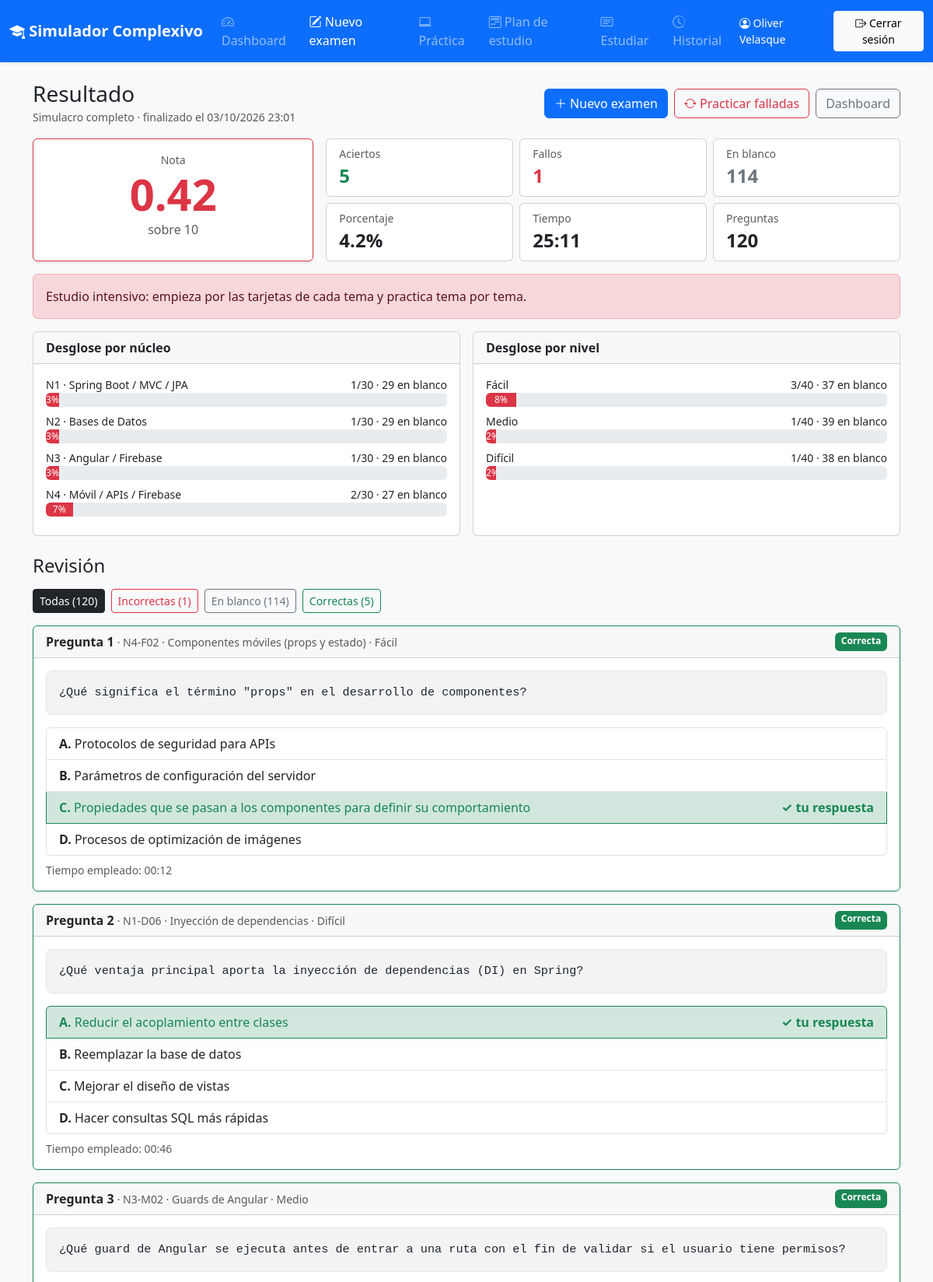
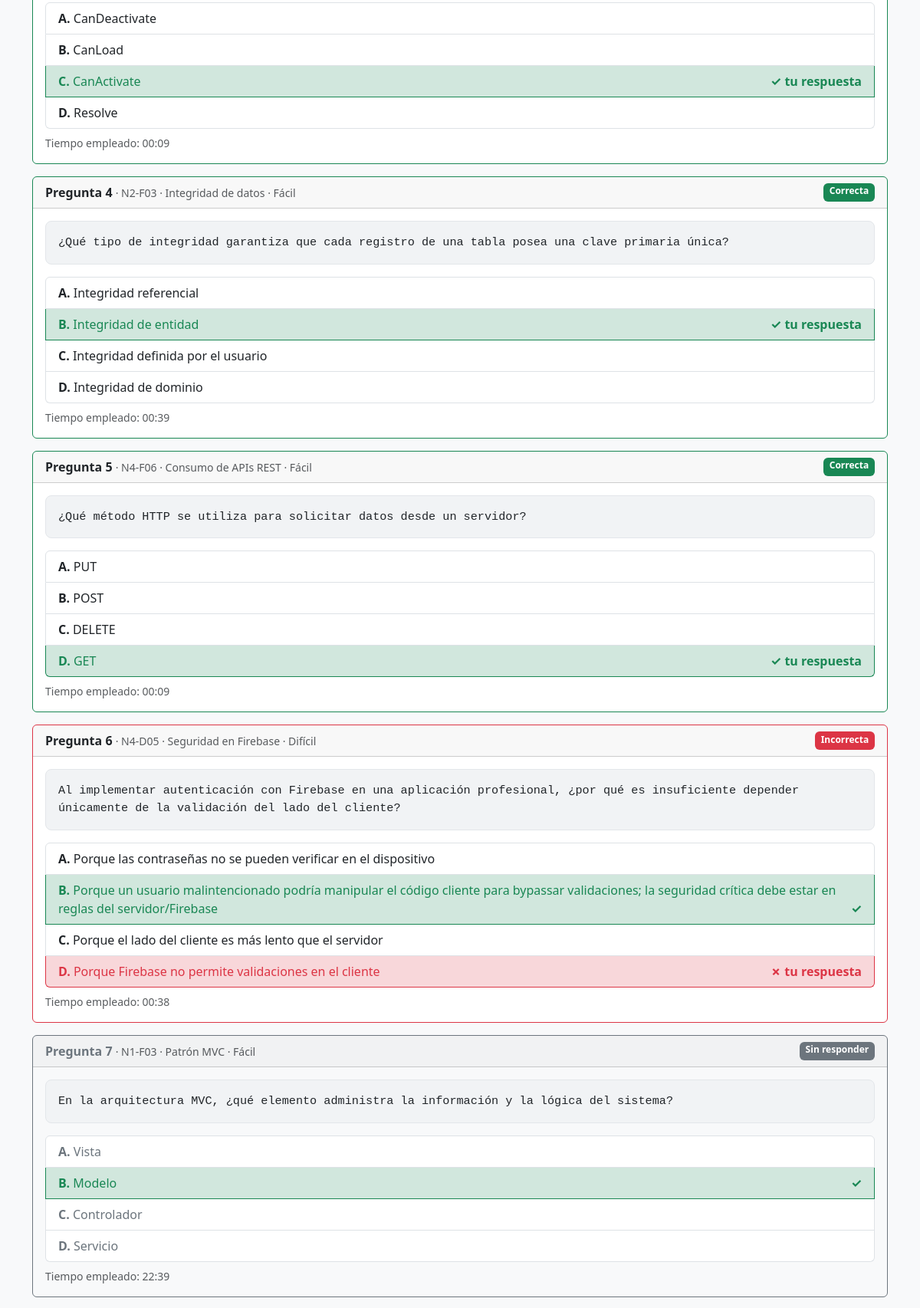
The page /examen/1/resultado (signed in, upper part) on the database its author committed (2 pictures, top to bottom).
### models.py (models this page shows, shortened)
class Usuario(UserMixin, db.Model):
    __tablename__ = "usuarios"
    id = db.Column(db.Integer, primary_key=True)
    nombre_completo = db.Column(db.String(120), nullable=False)
    email = db.Column(db.String(120), unique=True, index=True, nullable=False)
    password_hash = db.Column(db.String(255), nullable=False)
    fecha_registro = db.Column(db.DateTime, default=ahora, nullable=False)
    intentos = db.relationship("Intento", back_populates="usuario", cascade="all, delete-orphan")
    intentos_practicos = db.relationship(
        "IntentoPractico", back_populates="usuario", cascade="all, delete-orphan"
    )
    repasos_defensa = db.relationship(
        "RepasoDefensa", back_populates="usuario", cascade="all, delete-orphan"
    )
    repasos_tarjeta = db.relationship(
        "RepasoTarjeta", back_populates="usuario", cascade="all, delete-orphan"
    )
    planes = db.relationship("PlanEstudio", back_populates="usuario", cascade="all, delete-orphan")
    veredictos = db.relationship(
        "VeredictoDiario", back_populates="usuario", cascade="all, delete-orphan"
    )

class Intento(db.Model):
    __tablename__ = "intentos"
    id = db.Column(db.Integer, primary_key=True)
    usuario_id = db.Column(
        db.Integer, db.ForeignKey("usuarios.id", ondelete="CASCADE"), nullable=False, index=True
    )
    fecha_inicio = db.Column(db.DateTime, default=ahora, nullable=False)
    fecha_fin = db.Column(db.DateTime)
    modo = db.Column(db.String(10), nullable=False)
    filtro = db.Column(db.String(100))
    total_preguntas = db.Column(db.Integer, nullable=False)
    aciertos = db.Column(db.Integer, default=0, nullable=False)
    nota = db.Column(db.Float)
    duracion_segundos = db.Column(db.Integer)
    completado = db.Column(db.Boolean, default=False, nullable=False, index=True)
    tiempo_limite_segundos = db.Column(db.Integer, nullable=False)
    orden_preguntas = db.Column(db.JSON, nullable=False)       # [pregunta_id, ...] en el orden mostrado
    mapeo_opciones = db.Column(db.JSON, nullable=False)        # {"<pregunta_id>": [2,0,3,1]} pos. mostrada -> índice original
    sesion_id = db.Column(
        db.Integer, db.ForeignKey("sesiones_estudio.id", ondelete="SET NULL"), nullable=True
    )
    usuario = db.relationship("Usuario", back_populates="intentos")
    respuestas = db.relationship("Respuesta", back_populates="intento", cascade="all, delete-orphan")
    sesion = db.relationship("SesionEstudio", foreign_keys=[sesion_id])

class Pregunta(db.Model):
    __tablename__ = "preguntas"
    id = db.Column(db.Integer, primary_key=True)
    codigo = db.Column(db.String(20), unique=True, nullable=False)
    nucleo = db.Column(db.Integer, nullable=False, index=True)
    nivel = db.Column(db.String(10), nullable=False, index=True)
    tema = db.Column(db.String(80), nullable=False)
    tema_slug = db.Column(db.String(100), nullable=False, index=True)
    enunciado = db.Column(db.Text, nullable=False)
    opciones = db.Column(db.JSON, nullable=False)
    correcta = db.Column(db.Integer, nullable=False)

class Respuesta(db.Model):
    __tablename__ = "respuestas"
    __table_args__ = (db.UniqueConstraint("intento_id", "pregunta_id", name="uq_respuesta_intento_pregunta"),)
    id = db.Column(db.Integer, primary_key=True)
    intento_id = db.Column(
        db.Integer, db.ForeignKey("intentos.id", ondelete="CASCADE"), nullable=False, index=True
    )
    pregunta_id = db.Column(db.Integer, db.ForeignKey("preguntas.id"), nullable=False, index=True)
    opcion_elegida = db.Column(db.Integer, nullable=True)   # índice ORIGINAL; NULL = en blanco
    es_correcta = db.Column(db.Boolean, default=False, nullable=False)
    segundos_empleados = db.Column(db.Integer, default=0, nullable=False)
    intento = db.relationship("Intento", back_populates="respuestas")
    pregunta = db.relationship("Pregunta")

### blueprints/examen.py (the view)
@bp.route("/<int:intento_id>/resultado")
@login_required
def resultado(intento_id):
    intento = obtener_propio(Intento, intento_id, opciones=(selectinload(Intento.respuestas),))
    if not intento.completado:
        return redirect(url_for("examen.rendir", intento_id=intento.id))
    revision = estadisticas.construir_revision(intento)
    por_nucleo, por_nivel = estadisticas.desglose_intento(revision)
    blancos = sum(1 for i in revision if i["resultado"] == "blanco")
    fallos = sum(1 for i in revision if i["resultado"] == "incorrecta")
    color, mensaje = estadisticas.mensaje_motivacional(intento.nota)
    return render_template(
        "examen/resultado.html",
        intento=intento,
        descripcion=describir_intento(intento),
        revision=revision,
        por_nucleo=por_nucleo,
        por_nivel=por_nivel,
        blancos=blancos,
        fallos=fallos,
        pct=round(intento.aciertos / intento.total_preguntas * 100, 1) if intento.total_preguntas else 0,
        color=color,
        mensaje=mensaje,
        nombres_nucleo=config.NOMBRES_NUCLEO,
        nombres_nivel=config.NOMBRES_NIVEL,
    )

### templates/examen/resultado.html (shortened to what this page needs)
{% extends "base.html" %}
{% from "_macros.html" import barra %}
{% block contenido %}
<div class="d-flex flex-wrap justify-content-between align-items-center gap-2 mb-3">
  <div>
    <h1 class="h3 mb-0">Resultado</h1>
    <small class="text-muted">{{ descripcion }} · finalizado el {{ intento.fecha_fin|fecha_hora }}</small>
  </div>
  <div class="d-flex flex-wrap gap-2">
    <a class="btn btn-primary" href="{{ url_for('examen.configurar') }}"><i class="bi bi-plus-lg"></i> Nuevo examen</a>
    <a class="btn btn-outline-danger" href="{{ url_for('examen.configurar', modo='fallidas') }}"><i class="bi bi-arrow-repeat"></i> Practicar falladas</a>
    <a class="btn btn-outline-secondary" href="{{ url_for('dashboard.index') }}">Dashboard</a>
  </div>
</div>
<div class="row g-3 mb-3">
  <div class="col-12 col-md-4">
    <div class="card text-center h-100 border-{{ color }} shadow-sm">
      <div class="card-body">
        <div class="text-muted small">Nota</div>
        <div class="display-4 fw-bold text-{{ color }}">{{ "%.2f"|format(intento.nota) }}</div>
        <div class="text-muted">sobre 10</div>
      </div>
    </div>
  </div>
  <div class="col-12 col-md-8">
    <div class="row g-2 h-100">
      <div class="col-6 col-sm-4"><div class="card h-100"><div class="card-body py-2"><div class="small text-muted">Aciertos</div><div class="fs-4 text-success fw-semibold">{{ intento.aciertos }}</div></div></div></div>
      <div class="col-6 col-sm-4"><div class="card h-100"><div class="card-body py-2"><div class="small text-muted">Fallos</div><div class="fs-4 text-danger fw-semibold">{{ fallos }}</div></div></div></div>
      <div class="col-6 col-sm-4"><div class="card h-100"><div class="card-body py-2"><div class="small text-muted">En blanco</div><div class="fs-4 text-secondary fw-semibold">{{ blancos }}</div></div></div></div>
      <div class="col-6 col-sm-4"><div class="card h-100"><div class="card-body py-2"><div class="small text-muted">Porcentaje</div><div class="fs-4 fw-semibold">{{ pct }}%</div></div></div></div>
      <div class="col-6 col-sm-4"><div class="card h-100"><div class="card-body py-2"><div class="small text-muted">Tiempo</div><div class="fs-4 fw-semibold">{{ intento.duracion_segundos|mmss }}</div></div></div></div>
      <div class="col-6 col-sm-4"><div class="card h-100"><div class="card-body py-2"><div class="small text-muted">Preguntas</div><div class="fs-4 fw-semibold">{{ intento.total_preguntas }}</div></div></div></div>
    </div>
  </div>
</div>
<div class="alert alert-{{ color }}">{{ mensaje }}</div>
<div class="row g-3 mb-4">
  <div class="col-12 col-lg-6">
    <div class="card h-100">
      <div class="card-header fw-semibold">Desglose por núcleo</div>
      <div class="card-body">
        {% for n, d in por_nucleo.items() %}
          <div class="d-flex justify-content-between small"><span>N{{ n }} · {{ nombres_nucleo[n] }}</span><span>{{ d.aciertos }}/{{ d.total }}{% if d.blancos %} · {{ d.blancos }} en blanco{% endif %}</span></div>
          <div class="mb-2">{{ barra(d.pct, "success" if d.pct >= 70 else ("warning" if d.pct >= 50 else "danger")) }}</div>
        {% endfor %}
      </div>
    </div>
  </div>
  <div class="col-12 col-lg-6">
    <div class="card h-100">
      <div class="card-header fw-semibold">Desglose por nivel</div>
      <div class="card-body">
        {% for nivel, d in por_nivel.items() %}
          <div class="d-flex justify-content-between small"><span>{{ nombres_nivel[nivel] }}</span><span>{{ d.aciertos }}/{{ d.total }}{% if d.blancos %} · {{ d.blancos }} en blanco{% endif %}</span></div>
          <div class="mb-2">{{ barra(d.pct, "success" if d.pct >= 70 else ("warning" if d.pct >= 50 else "danger")) }}</div>
        {% endfor %}
      </div>
    </div>
  </div>
</div>
<h2 class="h4 mb-3">Revisión</h2>
{% include "examen/_revision.html" %}
{% endblock %}

### templates/base.html (shortened to what this page needs)
<!doctype html>
<html lang="es" data-bs-theme="light">
<head>
  <link rel="stylesheet" href="https://cdn.jsdelivr.net/npm/bootstrap@5.3.3/dist/css/bootstrap.min.css">
  <link rel="stylesheet" href="https://cdn.jsdelivr.net/npm/bootstrap-icons@1.11.3/font/bootstrap-icons.min.css">
  <link rel="stylesheet" href="{{ url_for('static', filename='css/estilos.css') }}">
</head>
<body class="d-flex flex-column min-vh-100 bg-body-tertiary">
<nav class="navbar navbar-expand-lg navbar-dark bg-primary shadow-sm sticky-top">
  <div class="container-fluid">
    <a class="navbar-brand fw-semibold" href="{{ url_for('inicio') }}"><i class="bi bi-mortarboard-fill"></i> Simulador Complexivo</a>
    {% if current_user.is_authenticated %}
    <div class="collapse navbar-collapse" id="menu-principal">
      {% set ruta = request.endpoint or "" %}
      <ul class="navbar-nav me-auto">
        <li class="nav-item"><a class="nav-link {% if ruta.startswith('dashboard.index') %}active{% endif %}" href="{{ url_for('dashboard.index') }}"><i class="bi bi-speedometer2"></i> Dashboard</a></li>
        <li class="nav-item"><a class="nav-link {% if ruta.startswith('examen.') %}active{% endif %}" href="{{ url_for('examen.configurar') }}"><i class="bi bi-pencil-square"></i> Nuevo examen</a></li>
        <li class="nav-item"><a class="nav-link {% if ruta.startswith('practica.') %}active{% endif %}" href="{{ url_for('practica.index') }}"><i class="bi bi-laptop"></i> Práctica</a></li>
        <li class="nav-item"><a class="nav-link {% if ruta.startswith('plan.') %}active{% endif %}" href="{{ url_for('plan.index') }}"><i class="bi bi-calendar2-week"></i> Plan de estudio</a></li>
        <li class="nav-item"><a class="nav-link {% if ruta.startswith('estudio.') %}active{% endif %}" href="{{ url_for('estudio.index') }}"><i class="bi bi-card-text"></i> Estudiar</a></li>
        <li class="nav-item"><a class="nav-link {% if ruta == 'dashboard.historial' %}active{% endif %}" href="{{ url_for('dashboard.historial') }}"><i class="bi bi-clock-history"></i> Historial</a></li>
      </ul>
      <div class="d-flex align-items-center gap-2">
        <span class="navbar-text text-white small"><i class="bi bi-person-circle"></i> {{ current_user.nombre_completo }}</span>
        <form method="post" action="{{ url_for('auth.logout') }}" class="m-0">
          <button type="submit" class="btn btn-sm btn-light" id="btn-cerrar-sesion"><i class="bi bi-box-arrow-right"></i> Cerrar sesión</button>
        </form>
      </div>
    </div>
    {% else %}
    <div class="d-flex gap-2">
      <a class="btn btn-sm btn-outline-light" href="{{ url_for('auth.login') }}">Iniciar sesión</a>
      <a class="btn btn-sm btn-light" href="{{ url_for('auth.registro') }}">Registrarse</a>
    </div>
    {% endif %}
  </div>
</nav>
<main class="container-lg py-4 flex-grow-1">
  {% block contenido %}{% endblock %}
</main>
</body>
</html>

### templates/_macros.html (shortened to what this page needs)
{% macro barra(pct, color="primary", alto=18, etiqueta=true) %}
  <div class="progress" role="progressbar" style="height: {{ alto }}px"
       aria-valuenow="{{ pct or 0 }}" aria-valuemin="0" aria-valuemax="100">
    <div class="progress-bar bg-{{ color }}" style="width: {{ pct or 0 }}%">
      {% if etiqueta and pct is not none %}{{ "%.0f"|format(pct) }}%{% endif %}
    </div>
  </div>
{% endmacro %}

### templates/examen/_revision.html (shortened to what this page needs)
<div class="d-flex flex-wrap gap-2 mb-3" role="group" aria-label="Filtrar revisión">
  <button type="button" class="btn btn-sm btn-outline-dark active" data-filtro="todas">Todas ({{ revision|length }})</button>
  <button type="button" class="btn btn-sm btn-outline-danger" data-filtro="incorrecta">Incorrectas ({{ revision|selectattr('resultado', 'equalto', 'incorrecta')|list|length }})</button>
  <button type="button" class="btn btn-sm btn-outline-secondary" data-filtro="blanco">En blanco ({{ revision|selectattr('resultado', 'equalto', 'blanco')|list|length }})</button>
  <button type="button" class="btn btn-sm btn-outline-success" data-filtro="correcta">Correctas ({{ revision|selectattr('resultado', 'equalto', 'correcta')|list|length }})</button>
</div>
<div id="lista-revision">
{% for item in revision %}
  {% set p = item.pregunta %}
  {% if item.resultado == "correcta" %}
    {% set borde = "border-success" %}{% set insignia = "text-bg-success" %}{% set texto = "Correcta" %}
  {% elif item.resultado == "incorrecta" %}
    {% set borde = "border-danger" %}{% set insignia = "text-bg-danger" %}{% set texto = "Incorrecta" %}
  {% else %}
    {% set borde = "border-secondary" %}{% set insignia = "text-bg-secondary" %}{% set texto = "Sin responder" %}
  {% endif %}
  <div class="card mb-3 item-revision {{ borde }} {% if item.resultado == 'blanco' %}bg-body-tertiary{% endif %}" data-resultado="{{ item.resultado }}">
    <div class="card-header d-flex flex-wrap justify-content-between gap-1 {% if item.resultado == 'blanco' %}text-secondary{% endif %}">
      <span class="fw-semibold">Pregunta {{ item.numero }} <small class="text-muted fw-normal">· {{ p.codigo }} · {{ p.tema }} · {{ p.nivel|nivel_legible }}</small></span>
      <span class="badge {{ insignia }}">{{ texto }}</span>
    </div>
    <div class="card-body">
      <div class="enunciado-pregunta mb-3">{{ p.enunciado }}</div>
      <ul class="list-group">
        {% for op in item.opciones %}
          {% if op.estado == "correcta" %}
          <li class="list-group-item text-success border-success bg-success-subtle opcion-revision">
            <strong>{{ op.letra }}.</strong> <span class="texto-opcion">{{ op.texto }}</span>
            <span class="float-end fw-bold" aria-label="Respuesta correcta">✓{% if op.es_elegida %} tu respuesta{% endif %}</span>
          </li>
          {% elif op.estado == "erronea" %}
          <li class="list-group-item text-danger border-danger bg-danger-subtle opcion-revision">
            <strong>{{ op.letra }}.</strong> <span class="texto-opcion">{{ op.texto }}</span>
            <span class="float-end fw-bold" aria-label="Tu respuesta, incorrecta">✗ tu respuesta</span>
          </li>
          {% else %}
          <li class="list-group-item opcion-revision {% if item.resultado == 'blanco' %}text-secondary{% endif %}">
            <strong>{{ op.letra }}.</strong> <span class="texto-opcion">{{ op.texto }}</span>
          </li>
          {% endif %}
        {% endfor %}
      </ul>
      {% if item.segundos %}<p class="small text-muted mt-2 mb-0">Tiempo empleado: {{ item.segundos|mmss }}</p>{% endif %}
    </div>
  </div>
{% endfor %}
</div>

### rows shown on the page
Usuario: nombre_completo "Oliver Velasque"
Intento: fecha_fin|fecha_hora "03/10/2026 23:01", nota "0.42", aciertos "5", duracion_segundos|mmss "25:11", total_preguntas "120"
Pregunta: nivel "Fácil", aciertos "3", total "40", blancos "37", {{ alto }} 18 (drawn), {{ pct or 0 }} 7.5 (drawn), pct "8", codigo "N4-F02", tema "Componentes móviles (props y estado)", nivel|nivel_legible "Fácil", enunciado "¿Qué significa el término \"props\" en el desarrollo de componentes?"
Pregunta: nivel "Medio", aciertos "1", total "40", blancos "39", {{ alto }} 18 (drawn), {{ pct or 0 }} 2.5 (drawn), pct "2", codigo "N3-M02", tema "Guards de Angular", nivel|nivel_legible "Medio", enunciado "¿Qué guard de Angular se ejecuta antes de entrar a una ruta con el fin de validar si el usuario tiene permisos?"
Pregunta: nivel "Difícil", aciertos "1", total "40", blancos "38", {{ alto }} 18 (drawn), {{ pct or 0 }} 2.5 (drawn), pct "2", codigo "N1-D06", tema "Inyección de dependencias", nivel|nivel_legible "Difícil", enunciado "¿Qué ventaja principal aporta la inyección de dependencias (DI) en Spring?"
Pregunta: codigo "N2-F03", tema "Integridad de datos", nivel|nivel_legible "Fácil", enunciado "¿Qué tipo de integridad garantiza que cada registro de una tabla posea una clave primaria única?"
Pregunta: codigo "N4-F06", tema "Consumo de APIs REST", nivel|nivel_legible "Fácil", enunciado "¿Qué método HTTP se utiliza para solicitar datos desde un servidor?"
Pregunta: codigo "N4-D05", tema "Seguridad en Firebase", nivel|nivel_legible "Difícil", enunciado "Al implementar autenticación con Firebase en una aplicación profesional, ¿por qué es insuficiente depender únicamente de la validación del lado del cliente?"
Respuesta: numero "7", texto "Sin responder", letra "A" "C" "D", texto "Vista" "Controlador" "Servicio", letra "B", texto "Modelo", segundos|mmss "22:39"
Pregunta: codigo "N1-F03", tema "Patrón MVC", nivel|nivel_legible "Fácil", enunciado "En la arquitectura MVC, ¿qué elemento administra la información y la lógica del sistema?"

### other values the page prints
{{ descripcion }} "Simulacro completo"
{{ fallos }} "1"
{{ blancos }} "114"
{{ pct }} "4.2"
{{ mensaje }} "Estudio intensivo: empieza por las tarjetas de cada tema y practica tema por tema."
{{ n }} "1" "2" "3" "4"
{{ nombres_nucleo[n] }} "Spring Boot / MVC / JPA" "Bases de Datos" "Angular / Firebase" "Móvil / APIs / Firebase"
{{ d.aciertos }} "1" "1" "1" "2"
{{ d.total }} "30" "30" "30" "30"
{{ d.blancos }} "29" "29" "29" "27"
{{ "%.0f"|format(pct) }} "3" "3" "3" "7"
{{ revision|length }} "120"
{{ revision|selectattr('resultado', 'equalto', 'incorrecta')|list|length }} "1"
{{ revision|selectattr('resultado', 'equalto', 'blanco')|list|length }} "114"
{{ revision|selectattr('resultado', 'equalto', 'correcta')|list|length }} "5"
